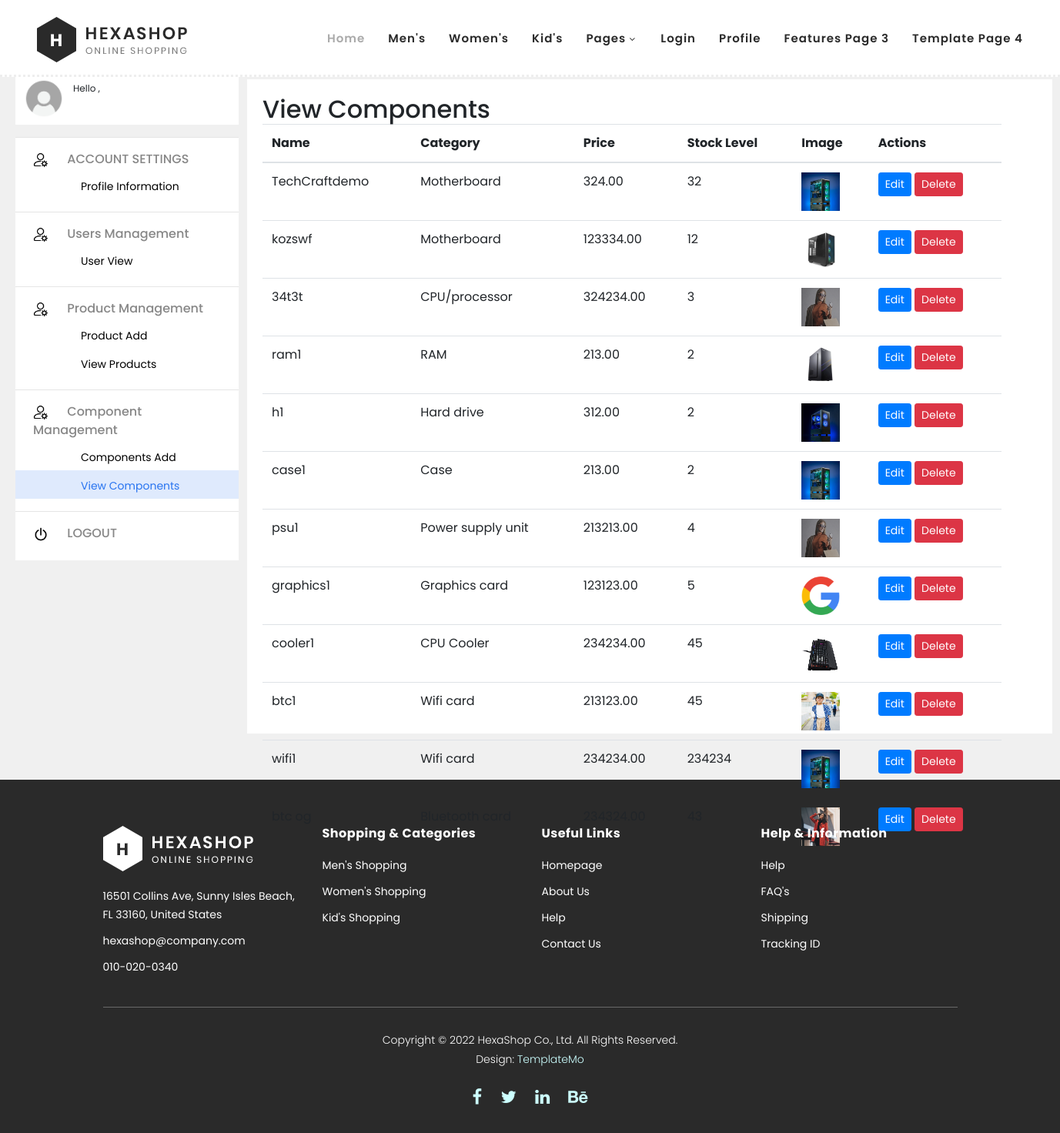
Screenshot of /admin_viewcomponent/ with the database file from the repository.
### userapp/models.py (models this page shows, shortened)
class Component(models.Model):
    componentId = models.AutoField(primary_key=True)
    name = models.CharField(max_length=255)
    category = models.CharField(max_length=100)
    price = models.DecimalField(max_digits=10, decimal_places=2)
    stockLevel = models.PositiveIntegerField()
    description = models.TextField()
    image = models.ImageField(upload_to='component_images/', null=True, blank=True)

### userapp/views.py (the view)
# urls.py: path('admin_viewcomponent/', views.admin_viewcomponent, name='admin_viewcomponent'),
def admin_viewcomponent(request):
    components = Component.objects.all()
    return render(request, 'admin_viewcomponent.html', {'components': components})

### template/admin_viewcomponent.html (shortened to what this page needs)
{% load static %}
<!DOCTYPE html>
<html lang="en">
  <head>
    <link rel="stylesheet" type="text/css" href="{% static 'css/bootstrap.min.css' %}">
    <link rel="stylesheet" type="text/css" href="{% static 'css/font-awesome.css' %}">
    <link rel="stylesheet" href="{% static 'css/templatemo-hexashop.css' %}">
    <link rel="stylesheet" href="{% static 'css/owl-carousel.css' %}">
    <link rel="stylesheet" href="{% static 'css/lightbox.css' %}">
    <link rel="stylesheet" type="text/css" href="{% static 'css/sidebarprofile.css' %}">
    </head>
    <body style="background-color:#f0f0f0;">
    <header class="header-area header-sticky">
        <div class=" mx-5">
            <div class="row">
                <div class="col-12">
                    <nav class="main-nav">
                        <a href="index.html" class="logo">
                            <img src="{% static 'images/logo.png' %}">
                        </a>
                        <ul class="nav">
                            <li class="scroll-to-section"><a href="#top" class="active">Home</a></li>
                            <li class="scroll-to-section"><a href="#men">Men's</a></li>
                            <li class="scroll-to-section"><a href="#women">Women's</a></li>
                            <li class="scroll-to-section"><a href="#kids">Kid's</a></li>
                            <li class="submenu">
                                <a href="javascript:;">Pages</a>
                            </li>
                            {% if user.is_authenticated%}
                            <li class="submenu">
                                <a href="javascript:;">{{ user.username }}</a>
                                <ul>
                                    <li><a href="{% url 'userapp:logout' %}">Logout</a></li>
                                    {% else %}
                                    <li><a href="loginuser">Login</a></li>
                            {% endif %}
                                    <li><a href="profile">Profile</a></li>
                                    <li><a href="#">Features Page 3</a></li>
                                    <li><a rel="nofollow" href="https://templatemo.com/page/4" target="_blank">Template Page 4</a></li>
                                </ul>
                    </nav>
                </div>
            </div>
        </div>
    </header>
     <div class="side-nav">
        <div class="namedisplay">
            <img class="namedisplayimage" height="50px" width="50px" src="{% static 'images/profileimage.png' %}">
            <div class="namedisplaytext">
                <div class="namedisplaytexthello">
                    Hello
                    ,
                </div>
            </div>
        </div>
        <div class="accountdisplay">
            <div class="accountdisplayorderline">
                <hr>
            </div>
            <div class="accountdisplaysettings">
                <div class="accountdisplaysettingdetails">
                    <img class="accountdisplayorderdetailsimage" src="{% static 'images/setting.png' %}">
                    <a class="accountdisplayorderdetailsorder" href="#">
                        ACCOUNT SETTINGS
                    </a>
                </div>
                <div class="profileaddress">
                    <a href="{% url 'userapp:admin_profile' %}">
                        <div class="profileinformation" >Profile Information</div>
                    </a>
                </div>
            </div>
            <div class="accountdisplayorderline">
                <hr>
            </div>
            <div class="accountdisplaysettings">
                <div class="accountdisplaysettingdetails">
                    <img class="accountdisplayorderdetailsimage" src="{% static 'images/setting.png' %}">
                    <a class="accountdisplayorderdetailsorder" href="#">
                        Users Management
                    </a>
                </div>
                <div class="profileaddress">
                    <a href="{% url 'userapp:admin_userview' %}">
                        <div class="profileinformation">User View</div>
                    </a>
                </div>
            </div>
            <div class="accountdisplayorderline">
                <hr>
            </div>
            <div class="accountdisplaysettings">
                <div class="accountdisplaysettingdetails">
                    <img class="accountdisplayorderdetailsimage" src="{% static 'images/setting.png' %}">
                    <a class="accountdisplayorderdetailsorder" href="#">
                        Product Management
                    </a>
                </div>
                <div class="profileaddress">
                    <a href="{% url 'userapp:admin_productadd' %}">
                        <div class="profileinformation">Product Add</div>
                    </a>
                    <a href="{% url 'userapp:admin_viewproduct' %}">
                        <div class="profileinformation"  >View Products</div>
                    </a>
                </div>
            </div>
            <div class="accountdisplayorderline">
                <hr>
            </div>
            <div class="accountdisplaysettings">
                <div class="accountdisplaysettingdetails">
                    <img class="accountdisplayorderdetailsimage" src="{% static 'images/setting.png' %}">
                    <a class="accountdisplayorderdetailsorder" href="#">
                        Component Management
                    </a>
                </div>
                <div class="profileaddress">
                    <a href="{% url 'userapp:admin_addcomponent' %}">
                        <div class="profileinformation">Components Add</div>
                    </a>
                    <a href="{% url 'userapp:admin_viewcomponent' %}">
                        <div class="profileinformation"  style="background-color:#dfeafd; color:#2874f0">View Components</div>
                    </a>
                </div>
            </div>
            <div class="accountdisplayorderline">
                <hr>
            </div>
            <div class="accountdisplaysettings">
                <div class="accountdisplaysettingdetails">
                    <img class="accountdisplayorderdetailsimage" src="{% static 'images/turn-off.png' %}">
                    <a class="accountdisplayorderdetailsorder" href="{% url 'userapp:logout' %}">
                        LOGOUT
                    </a>
                </div>
            </div>
        </div>
        <div class="profilebody">
            <div class="o20LY5">
                    <h2>View Components</h2>
                    <table class="table">
                        <thead>
                            <tr>
                                <th>Name</th>
                                <th>Category</th>
                                <th>Price</th>
                                <th>Stock Level</th>
                                <th>Image</th>
                                <th>Actions</th>
                            </tr>
                        </thead>
                        <tbody>
                            {% for component in components %}
                            <tr>
                                <td>{{ component.name }}</td>
                                <td>{{ component.category }}</td>
                                <td>{{ component.price }}</td>
                                <td>{{ component.stockLevel }}</td>
                                <td>
                                    {% if component.image %}
                                    <img src="{{ component.image.url }}" alt="{{ component.name }}" style="width: 50px; height: 50px;">
                                    {% else %}
                                    No image
                                    {% endif %}
                                </td>
                                <td>
                                    <a href="{% url 'userapp:admin_editcomponent' component.componentId %}" class="btn btn-sm btn-primary">Edit</a>
                                    <button onclick="ShowDeleteModal({{ component.componentId }})" class="btn btn-danger btn-sm">Delete</button>
                                </td>
                            </tr>
                            {% endfor %}
                        </tbody>
                    </table>
                </div>
            </div>
        </div>
    <footer>
        <div class="container">
            <div class="row">
                <div class="col-lg-3">
                    <div class="first-item">
                        <div class="logo">
                            <img src="{% static 'images/white-logo.png' %}" alt="hexashop ecommerce templatemo">
                        </div>
                        <ul>
                            <li><a href="#">16501 Collins Ave, Sunny Isles Beach, FL 33160, United States</a></li>
                            <li><a href="#">hexashop@company.com</a></li>
                            <li><a href="#">010-020-0340</a></li>
                        </ul>
                    </div>
                </div>
                <div class="col-lg-3">
                    <h4>Shopping &amp; Categories</h4>
                    <ul>
                        <li><a href="#">Men's Shopping</a></li>
                        <li><a href="#">Women's Shopping</a></li>
                        <li><a href="#">Kid's Shopping</a></li>
                    </ul>
                </div>
                <div class="col-lg-3">
                    <h4>Useful Links</h4>
                    <ul>
                        <li><a href="#">Homepage</a></li>
                        <li><a href="#">About Us</a></li>
                        <li><a href="#">Help</a></li>
                        <li><a href="#">Contact Us</a></li>
                    </ul>
                </div>
                <div class="col-lg-3">
                    <h4>Help &amp; Information</h4>
                    <ul>
                        <li><a href="#">Help</a></li>
                        <li><a href="#">FAQ's</a></li>
                        <li><a href="#">Shipping</a></li>
                        <li><a href="#">Tracking ID</a></li>
                    </ul>
                </div>
                <div class="col-lg-12">
                    <div class="under-footer">
                        <p>Copyright © 2022 HexaShop Co., Ltd. All Rights Reserved.
                        <br>Design: <a href="https://templatemo.com" target="_parent" title="free css templates">TemplateMo</a></p>
                        <ul>
                            <li><a href="#"><i class="fa fa-facebook"></i></a></li>
                            <li><a href="#"><i class="fa fa-twitter"></i></a></li>
                            <li><a href="#"><i class="fa fa-linkedin"></i></a></li>
                            <li><a href="#"><i class="fa fa-behance"></i></a></li>
                        </ul>
                    </div>
                </div>
            </div>
        </div>
    </footer>
  </body>
</html>

### static/css/templatemo-hexashop.css (style rules this page uses)
html, body, div, span, applet, object, iframe, h1, h2, h3, h4, h5, h6, p, blockquote, div pre, a, abbr, acronym, address, big, cite, code, del, dfn, em, font, img, ins, kbd, q, s, samp, small, strike, strong, sub, sup, tt, var, b, u, i, center, dl, dt, dd, ol, ul, li, figure, header, nav, section, article, aside, footer, figcaption { margin: 0; padding: 0; border: 0; outline: 0; }
ul, li { padding: 0; margin: 0; list-style: none; }
header, nav, section, article, aside, footer, hgroup { display: block; }
* { box-sizing: border-box; }
html, body { font-family: 'Poppins', sans-serif; font-weight: 400; background-color: #fff; font-size: 16px; -ms-text-size-adjust: 100%; -webkit-font-smoothing: antialiased; -moz-osx-font-smoothing: grayscale; }
a { text-decoration: none !important; }
h1, h2, h3, h4, h5, h6 { margin-top: 0px; margin-bottom: 0px; }
ul { margin-bottom: 0px; }
p { font-size: 14px; line-height: 25px; color: #2a2a2a; }
html, body { background: #fff; font-family: 'Poppins', sans-serif; }
.header-area { border-bottom: 3px dotted #eee; box-shadow: none; background-color: #fff; position: absolute; top: 0px; left: 0px; right: 0px; z-index: 100; height: 100px; -webkit-transition: all .5s ease 0s; -moz-transition: all .5s ease 0s; -o-transition: all .5s ease 0s; transition: all .5s ease 0s; }
.header-area .main-nav { min-height: 80px; background: transparent; }
.header-area .main-nav .logo { line-height: 100px; color: #fff; font-size: 28px; font-weight: 700; text-transform: uppercase; letter-spacing: 2px; float: left; -webkit-transition: all 0.3s ease 0s; -moz-transition: all 0.3s ease 0s; -o-transition: all 0.3s ease 0s; transition: all 0.3s ease 0s; }
.header-area .main-nav .nav { float: right; margin-top: 30px; margin-right: 0px; background-color: transparent; -webkit-transition: all 0.3s ease 0s; -moz-transition: all 0.3s ease 0s; -o-transition: all 0.3s ease 0s; transition: all 0.3s ease 0s; position: relative; z-index: 999; }
.header-area .main-nav .nav li { padding-left: 15px; padding-right: 15px; }
.header-area .main-nav .nav li:last-child { padding-right: 0px; }
.header-area .main-nav .nav li a { display: block; font-weight: 600; font-size: 15px; color: #2a2a2a; text-transform: capitalize; -webkit-transition: all 0.3s ease 0s; -moz-transition: all 0.3s ease 0s; -o-transition: all 0.3s ease 0s; transition: all 0.3s ease 0s; height: 40px; line-height: 40px; border: transparent; letter-spacing: 1px; }
.header-area .main-nav .nav li a { color: #2a2a2a; }
.header-area .main-nav .nav li:hover a, .header-area .main-nav .nav li a.active { color: #aaa!important; }
.header-area .main-nav .nav li.submenu { position: relative; padding-right: 30px; }
.header-area .main-nav .nav li.submenu:after { font-family: FontAwesome; content: "\f107"; font-size: 12px; color: #2a2a2a; position: absolute; right: 18px; top: 12px; }
.header-area.header-sticky { min-height: 80px; }
.header-area .nav { margin-top: 30px; }
.header-area.header-sticky .nav li a.active { color: #aaa; }
@media (min-width: 767px) { .header-area .main-nav .nav { display: flex !important; } }
footer { margin-top: 60px; padding: 60px 0px 30px 0px; background-color: #2a2a2a; }
footer .logo { margin-bottom: 20px; }
footer ul li { display: block; margin-bottom: 10px; }
footer ul li a { font-size: 14px; color: #fff; transition: all .3s; }
footer h4 { letter-spacing: 0.5px; font-size: 16px; color: #fff; font-weight: 700; margin-bottom: 20px; }
footer .under-footer { margin-top: 30px; padding-top: 30px; text-align: center; border-top: 1px solid rgba(250,250,250,0.3); }
footer .under-footer ul { margin-top: 20px; }
footer .under-footer ul li { display: inline-block; margin: 0px 10px; }
footer .under-footer ul li a { font-size: 22px; }
footer .under-footer p { color: #fff; font-size: 14px; font-weight: 300; }
footer .under-footer a { color: #cff; }

### template/admin_viewcomponent.html (style rules this page uses)
.profilebody { background-color: #ffffff; width: 1046px; margin-left: 321px; margin-top: -625px; height: 850px; }
.o20LY5 { max-width: 1000px; overflow: hidden; padding: 20px; }

### rows the page displays
Component: name "TechCraftdemo", category "Motherboard", price "324.00", stockLevel "32", image (picture)
Component: name "kozswf", category "Motherboard", price "123334.00", stockLevel "12", name (picture)
Component: name "34t3t", category "CPU/processor", price "324234.00", stockLevel "3", name (picture)
Component: name "ram1", category "RAM", price "213.00", stockLevel "2", name (picture)
Component: name "h1", category "Hard drive", price "312.00", stockLevel "2", shows a picture
Component: name "case1", category "Case", price "213.00", stockLevel "2", name (picture)
Component: name "psu1", category "Power supply unit", price "213213.00", stockLevel "4", name (picture)
Component: name "graphics1", category "Graphics card", price "123123.00", stockLevel "5", name (picture)
Component: name "cooler1", category "CPU Cooler", price "234234.00", stockLevel "45", name (picture)
Component: name "btc1", category "Wifi card", price "213123.00", stockLevel "45", name (picture)
Component: name "wifi1", category "Wifi card", price "234234.00", stockLevel "234234", name (picture)
Component: name (picture)
